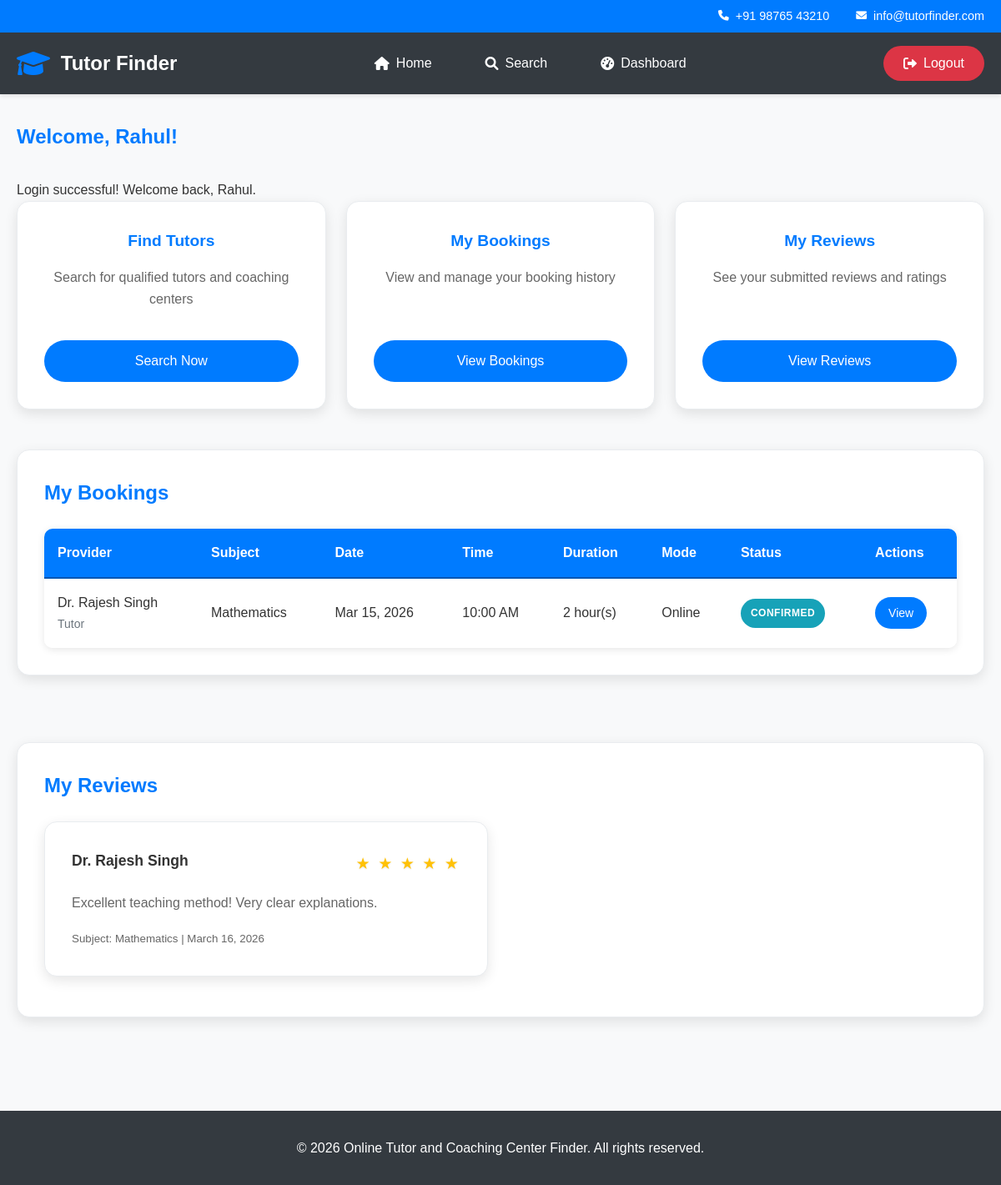
Screenshot of /student_dashboard.php (signed in) with the database file from the repository.
### tables this page shows
CREATE TABLE `bookings` (
    `booking_id` INT(11) NOT NULL AUTO_INCREMENT,
    `student_id` INT(11) NOT NULL,
    `tutor_id` INT(11) DEFAULT NULL,
    `center_id` INT(11) DEFAULT NULL,
    `subject_id` INT(11) NOT NULL,
    `booking_date` DATE NOT NULL,
    `booking_time` TIME NOT NULL,
    `duration_hours` INT(11) NOT NULL DEFAULT 1,
    `mode` ENUM('online', 'offline') NOT NULL,
    `status` ENUM('pending', 'confirmed', 'completed', 'cancelled') NOT NULL DEFAULT 'pending',
    `message` TEXT DEFAULT NULL,
    `created_at` TIMESTAMP NOT NULL DEFAULT CURRENT_TIMESTAMP,
    PRIMARY KEY (`booking_id`),
    KEY `student_id` (`student_id`),
    KEY `tutor_id` (`tutor_id`),
    KEY `center_id` (`center_id`),
    KEY `subject_id` (`subject_id`),
    CONSTRAINT `bookings_ibfk_1` FOREIGN KEY (`student_id`) REFERENCES `students` (`student_id`) ON DELETE CASCADE,
    CONSTRAINT `bookings_ibfk_2` FOREIGN KEY (`tutor_id`) REFERENCES `tutors` (`tutor_id`) ON DELETE SET NULL,
    CONSTRAINT `bookings_ibfk_3` FOREIGN KEY (`center_id`) REFERENCES `coaching_centers` (`center_id`) ON DELETE SET NULL,
    CONSTRAINT `bookings_ibfk_4` FOREIGN KEY (`subject_id`) REFERENCES `subjects` (`subject_id`) ON DELETE CASCADE
);

CREATE TABLE `subjects` (
    `subject_id` INT(11) NOT NULL AUTO_INCREMENT,
    `subject_name` VARCHAR(100) NOT NULL,
    `category` VARCHAR(50) DEFAULT NULL,
    PRIMARY KEY (`subject_id`),
    UNIQUE KEY `subject_name` (`subject_name`)
);

CREATE TABLE `reviews` (
    `review_id` INT(11) NOT NULL AUTO_INCREMENT,
    `student_id` INT(11) NOT NULL,
    `tutor_id` INT(11) DEFAULT NULL,
    `center_id` INT(11) DEFAULT NULL,
    `booking_id` INT(11) DEFAULT NULL,
    `rating` INT(11) NOT NULL,
    `review_text` TEXT DEFAULT NULL,
    `created_at` TIMESTAMP NOT NULL DEFAULT CURRENT_TIMESTAMP,
    PRIMARY KEY (`review_id`),
    KEY `student_id` (`student_id`),
    KEY `tutor_id` (`tutor_id`),
    KEY `center_id` (`center_id`),
    KEY `booking_id` (`booking_id`),
    CONSTRAINT `reviews_ibfk_1` FOREIGN KEY (`student_id`) REFERENCES `students` (`student_id`) ON DELETE CASCADE,
    CONSTRAINT `reviews_ibfk_2` FOREIGN KEY (`tutor_id`) REFERENCES `tutors` (`tutor_id`) ON DELETE SET NULL,
    CONSTRAINT `reviews_ibfk_3` FOREIGN KEY (`center_id`) REFERENCES `coaching_centers` (`center_id`) ON DELETE SET NULL,
    CONSTRAINT `reviews_ibfk_4` FOREIGN KEY (`booking_id`) REFERENCES `bookings` (`booking_id`) ON DELETE SET NULL,
    CONSTRAINT `chk_rating` CHECK (`rating` >= 1 AND `rating` <= 5)
);

### student_dashboard.php (the view, shortened to what this page needs)
<?php
require_once 'includes/config.php';
$bookings_sql = "SELECT b.*, s.subject_name,
                CASE
                    WHEN b.tutor_id IS NOT NULL THEN (SELECT CONCAT(t.first_name, ' ', t.last_name) FROM tutors t WHERE t.tutor_id = b.tutor_id)
                    WHEN b.center_id IS NOT NULL THEN (SELECT cc.center_name FROM coaching_centers cc WHERE cc.center_id = b.center_id)
                END as provider_name,
                CASE
                    WHEN b.tutor_id IS NOT NULL THEN 'tutor'
                    WHEN b.center_id IS NOT NULL THEN 'center'
                END as provider_type
                FROM bookings b
                JOIN subjects s ON b.subject_id = s.subject_id
                WHERE b.student_id = ?
                ORDER BY b.created_at DESC";
$stmt = $conn->prepare($bookings_sql);
$stmt->bind_param("i", $_SESSION['user_id']);
$stmt->execute();
$bookings_result = $stmt->get_result();
$bookings = [];
while ($row = $bookings_result->fetch_assoc()) {
    $bookings[] = $row;
}
$reviews_sql = "SELECT r.*, b.subject_id, s.subject_name,
                CASE
                    WHEN r.tutor_id IS NOT NULL THEN (SELECT CONCAT(t.first_name, ' ', t.last_name) FROM tutors t WHERE t.tutor_id = r.tutor_id)
                    WHEN r.center_id IS NOT NULL THEN (SELECT cc.center_name FROM coaching_centers cc WHERE cc.center_id = r.center_id)
                END as provider_name,
                CASE
                    WHEN r.tutor_id IS NOT NULL THEN 'tutor'
                    WHEN r.center_id IS NOT NULL THEN 'center'
                END as provider_type
                FROM reviews r
                LEFT JOIN bookings b ON r.booking_id = b.booking_id
                LEFT JOIN subjects s ON b.subject_id = s.subject_id
                WHERE r.student_id = ?
                ORDER BY r.created_at DESC";
$stmt = $conn->prepare($reviews_sql);
$stmt->bind_param("i", $_SESSION['user_id']);
$stmt->execute();
$reviews_result = $stmt->get_result();
$reviews = [];
while ($row = $reviews_result->fetch_assoc()) {
    $reviews[] = $row;
}
?>
<!DOCTYPE html>
<html lang="en">
<head>
    <link rel="stylesheet" href="https://cdnjs.cloudflare.com/ajax/libs/font-awesome/6.0.0/css/all.min.css">
</head>
<body>
    <div class="top-bar">
        <div class="container">
            <div class="contact-info">
                <span><i class="fas fa-phone"></i> +91 98765 43210</span>
                <span><i class="fas fa-envelope"></i> info@tutorfinder.com</span>
            </div>
        </div>
    </div>
    <header class="main-header">
        <div class="container">
            <div class="header-content">
                <div class="logo">
                    <i class="fas fa-graduation-cap"></i>
                    <span>Tutor Finder</span>
                </div>
                <nav class="main-nav">
                    <ul>
                        <li><a href="student_dashboard.php"><i class="fas fa-home"></i> Home</a></li>
                        <li><a href="search.php"><i class="fas fa-search"></i> Search</a></li>
                        <li><a href="student_dashboard.php"><i class="fas fa-tachometer-alt"></i> Dashboard</a></li>
                    </ul>
                </nav>
                <div class="auth-buttons">
                    <a href="logout.php" class="btn-logout">
                        <i class="fas fa-sign-out-alt"></i> Logout
                    </a>
                </div>
            </div>
        </div>
    </header>
    <section style="padding: 2rem 0; background-color: #f8f9fa;">
        <div class="container">
            <h2 style="color: #007bff; margin-bottom: 2rem;">Welcome, <?php echo htmlspecialchars($_SESSION['first_name']); ?>!</h2>
            <?php echo display_message(); ?>
            <div class="quick-actions-row">
                <div class="quick-action-card">
                    <div class="card-content">
                        <h4>Find Tutors</h4>
                        <p>Search for qualified tutors and coaching centers</p>
                    </div>
                    <a href="search.php" class="btn btn-primary">Search Now</a>
                </div>
                <div class="quick-action-card">
                    <div class="card-content">
                        <h4>My Bookings</h4>
                        <p>View and manage your booking history</p>
                    </div>
                    <a href="#bookings" class="btn btn-primary">View Bookings</a>
                </div>
                <div class="quick-action-card">
                    <div class="card-content">
                        <h4>My Reviews</h4>
                        <p>See your submitted reviews and ratings</p>
                    </div>
                    <a href="#reviews" class="btn btn-primary">View Reviews</a>
                </div>
            </div>
            <div id="bookings" class="row" style="margin-bottom: 3rem;">
                <div class="col-md-12">
                    <div class="card">
                        <h3 style="color: #007bff; margin-bottom: 1.5rem;">My Bookings</h3>
                        <?php if (!empty($bookings)): ?>
                            <div class="table-responsive">
                                <table class="table">
                                    <thead>
                                        <tr>
                                            <th>Provider</th>
                                            <th>Subject</th>
                                            <th>Date</th>
                                            <th>Time</th>
                                            <th>Duration</th>
                                            <th>Mode</th>
                                            <th>Status</th>
                                            <th>Actions</th>
                                        </tr>
                                    </thead>
                                    <tbody>
                                        <?php foreach ($bookings as $booking): ?>
                                            <tr>
                                                <td>
                                                    <?php echo htmlspecialchars($booking['provider_name']); ?>
                                                    <br><small class="text-muted"><?php echo ucfirst($booking['provider_type']); ?></small>
                                                </td>
                                                <td><?php echo htmlspecialchars($booking['subject_name']); ?></td>
                                                <td><?php echo date('M j, Y', strtotime($booking['booking_date'])); ?></td>
                                                <td><?php echo date('g:i A', strtotime($booking['booking_time'])); ?></td>
                                                <td><?php echo $booking['duration_hours']; ?> hour(s)</td>
                                                <td><?php echo ucfirst($booking['mode']); ?></td>
                                                <td>
                                                    <span class="badge badge-<?php echo ($booking['status'] == 'completed') ? 'success' : (($booking['status'] == 'confirmed') ? 'info' : 'warning'); ?>">
                                                        <?php echo ucfirst($booking['status']); ?>
                                                    </span>
                                                </td>
                                                <td>
                                                    <a href="<?php echo ($booking['provider_type'] == 'tutor') ? 'tutor_profile.php?id=' . $booking['tutor_id'] : 'center_profile.php?id=' . $booking['center_id']; ?>" class="btn btn-primary btn-sm">View</a>
                                                </td>
                                            </tr>
                                        <?php endforeach; ?>
                                    </tbody>
                                </table>
                            </div>
                        <?php else: ?>
                            <p>You haven't made any bookings yet. <a href="search.php">Search for tutors</a> to get started!</p>
                        <?php endif; ?>
                    </div>
                </div>
            </div>
            <div id="reviews" class="row">
                <div class="col-md-12">
                    <div class="card">
                        <h3 style="color: #007bff; margin-bottom: 1.5rem;">My Reviews</h3>
                        <?php if (!empty($reviews)): ?>
                            <div class="row">
                                <?php foreach ($reviews as $review): ?>
                                    <div class="col-md-6">
                                        <div class="card" style="margin-bottom: 1rem;">
                                            <div style="display: flex; justify-content: space-between; align-items: center; margin-bottom: 1rem;">
                                                <h5><?php echo htmlspecialchars($review['provider_name']); ?></h5>
                                                <div class="rating">
                                                    <?php for ($i = 1; $i <= 5; $i++): ?>
                                                        <?php if ($i <= $review['rating']): ?>
                                                            <span style="color: #ffc107;">★</span>
                                                        <?php else: ?>
                                                            <span style="color: #ddd;">★</span>
                                                        <?php endif; ?>
                                                    <?php endfor; ?>
                                                </div>
                                            </div>
                                            <p style="line-height: 1.6;"><?php echo nl2br(htmlspecialchars($review['review_text'])); ?></p>
                                            <small style="color: #666;">
                                                Subject: <?php echo htmlspecialchars($review['subject_name']); ?> |
                                                <?php echo date('F j, Y', strtotime($review['created_at'])); ?>
                                            </small>
                                        </div>
                                    </div>
                                <?php endforeach; ?>
                            </div>
                        <?php else: ?>
                            <p>You haven't submitted any reviews yet. Reviews will appear here after you complete bookings and submit feedback.</p>
                        <?php endif; ?>
                    </div>
                </div>
            </div>
        </div>
    </section>
    <footer class="footer">
        <div class="container">
            <p>&copy; 2026 <?php echo SITE_NAME; ?>. All rights reserved.</p>
        </div>
    </footer>
</body>
</html>

### rows the page displays
bookings: provider_name "Dr. Rajesh Singh", provider_type "Tutor", subject.subject_name "Mathematics", booking_date "Mar 15, 2026", booking_time "10:00 AM", duration_hours "2", mode "Online", status "CONFIRMED"
reviews: provider_name "Dr. Rajesh Singh", rating 5 (drawn), review_text "Excellent teaching method! Very clear explanations.", subjects.subject_name "Mathematics", created_at "March 16, 2026"

### other values shown
$_SESSION['first_name'] "Rahul"
$message "Login successful! Welcome back, Rahul."
SITE_NAME "Online Tutor and Coaching Center Finder"
